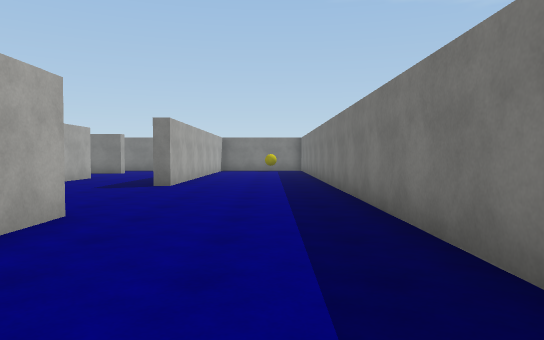
[1] (above)

24 first-person views from a walk through a scene from a Unity 3-D project. The camera is 1.3 m above the floor, tilts 2° down and sees 70° across. The floor is counted in squares, 2 m on a side. Each view is taken from the middle of a square. On the plan, view 1 faces up. The plan holds only what a view shows up to about 11 squares ahead; the rest is blank. The player is left out. Surface patterns are stand-ins for the level's own textures.

[2]
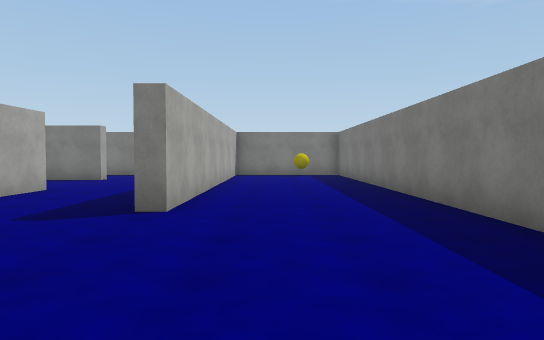

[3]
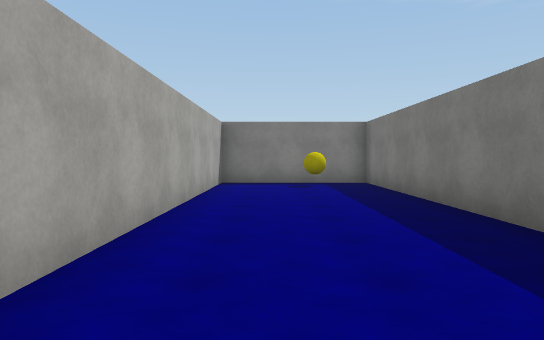

[4]
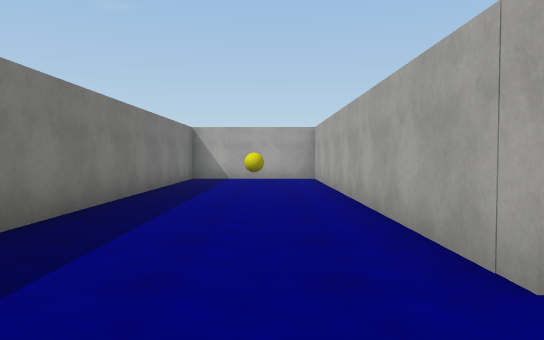

[5]
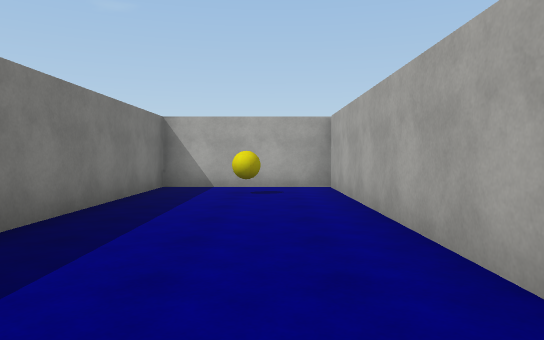

[6]
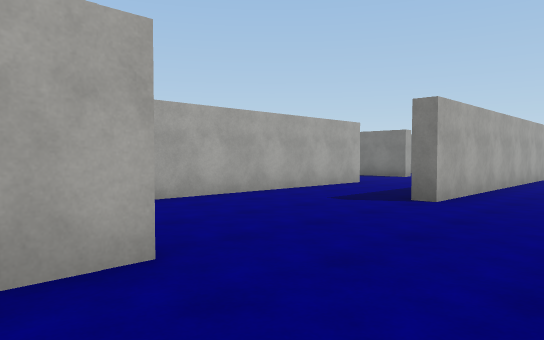

[7]
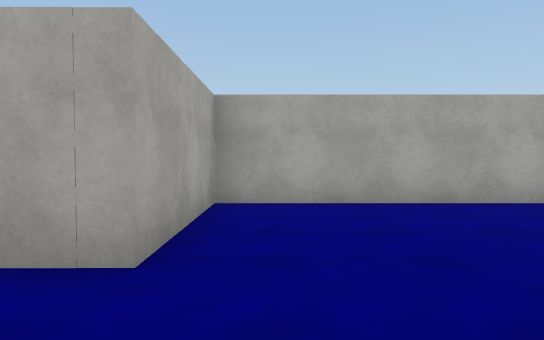

[8]
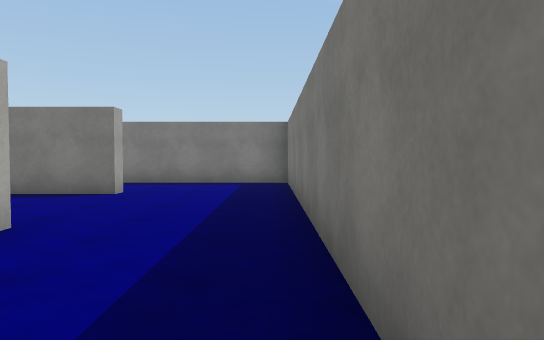

[9]
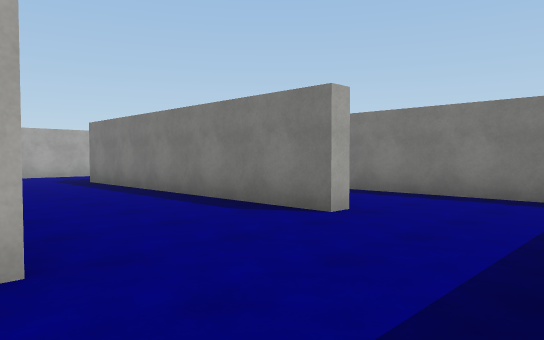

[10]
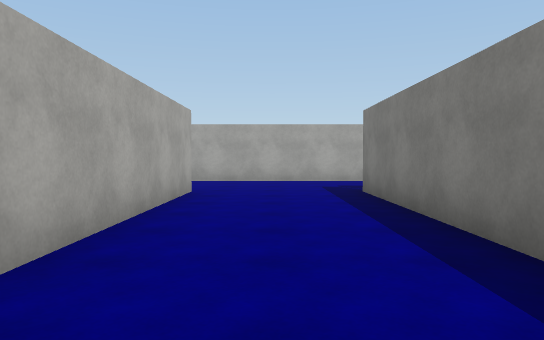

[11]
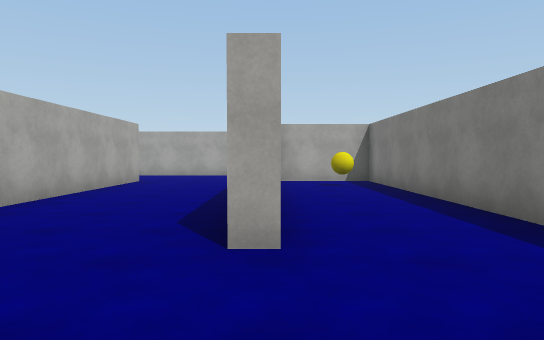

[12]
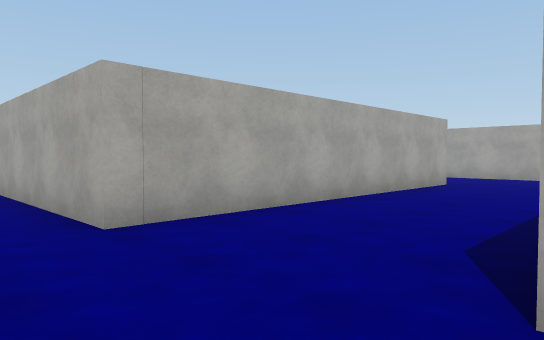

[13]
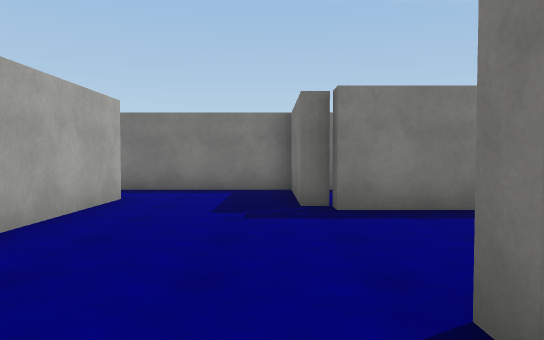

[14]
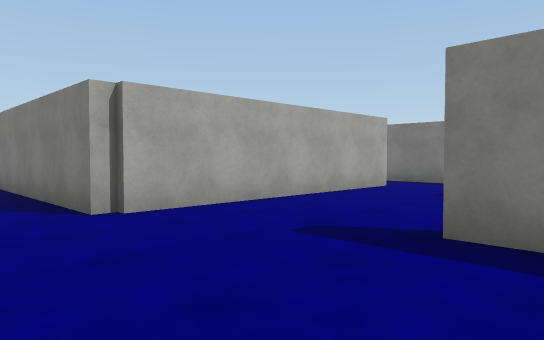

[15]
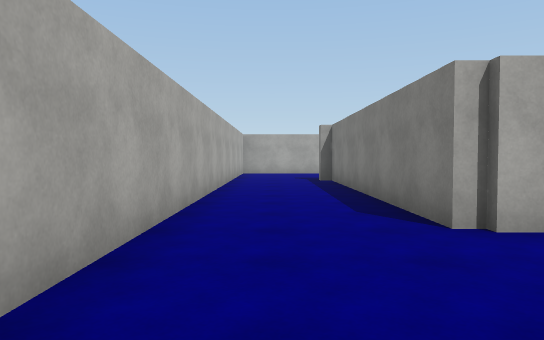

[16]
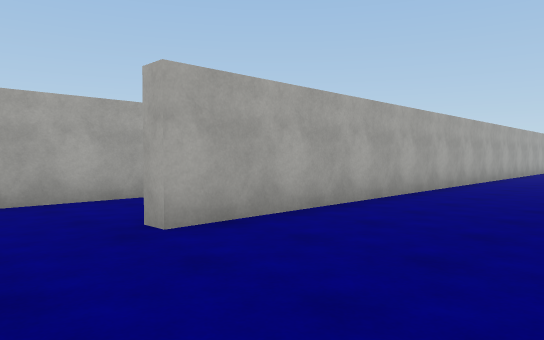

[17]
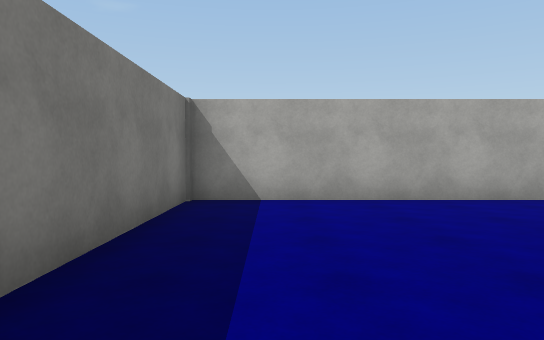

[18]
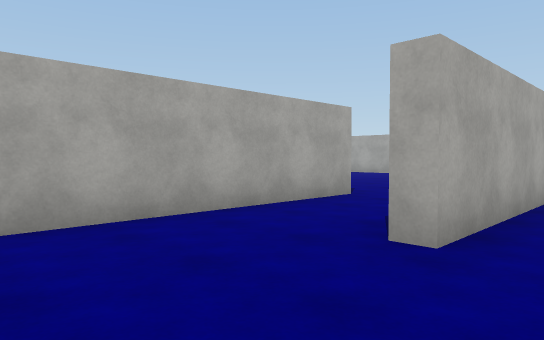

[19]
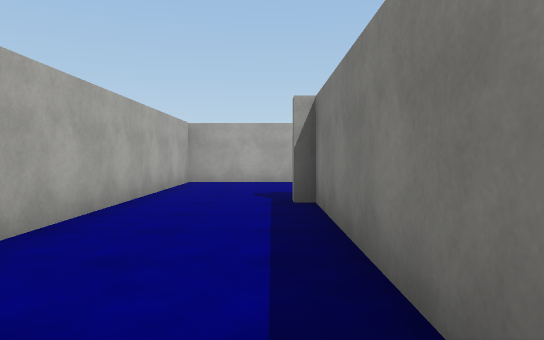

[20]
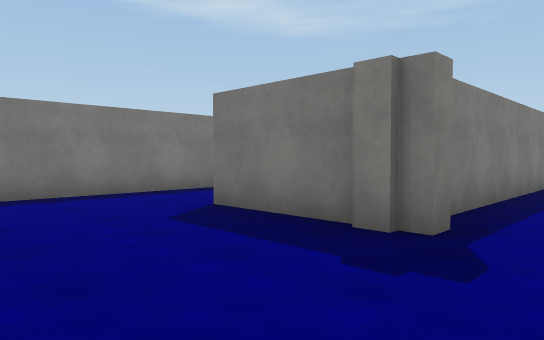

[21]
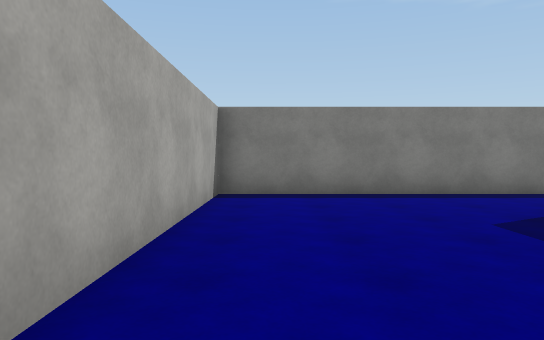

[22]
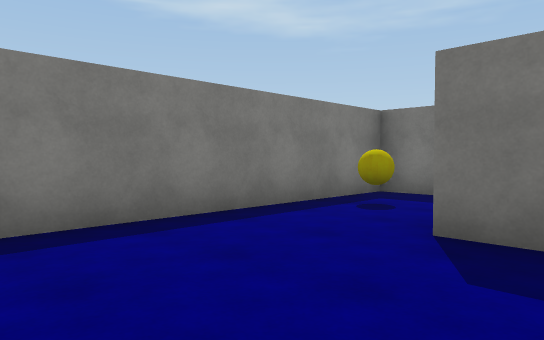

[23]
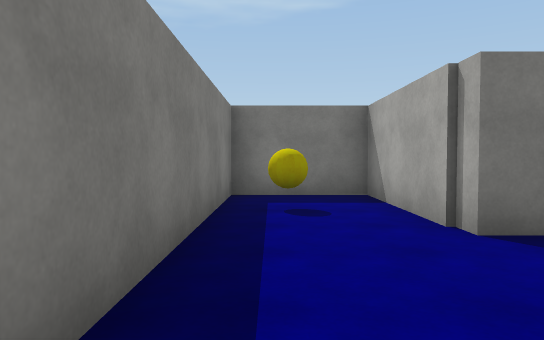

[24]
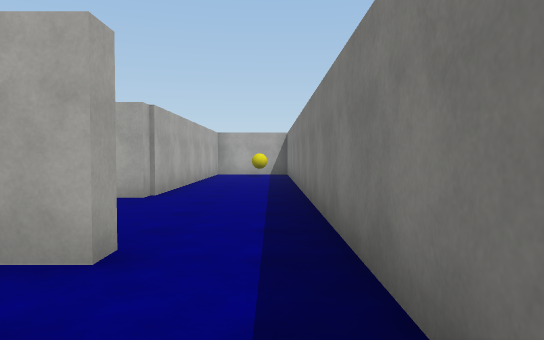

### Floor plan
Points are (right, up) in squares from view 1. A wall is a line through its corners. A room is listed if a view was taken in it or the views show most of it. See-through windows are left out.
Room 1 (views 1, 2, 3, 4, 5, 6, 7, 8, 9)
walls: (-5.4, 11.5) (-5.4, 4.2) (-2.2, 4.2) (-2.2, -5.3) (1.3, -5.3) (1.3, 17.6) (-2.2, 17.6) (-2.2, 8.5) (-2.6, 8.5) (-2.6, 12.4)
ways out: opening at (-3.5, 11.5) to room 2
objects: yellow ball (-1, -4); yellow ball (0, 17)
Room 2 (views 10, 11, 12)
walls: (-5.7, 15.1) (-5.7, 14.7) (-13.2, 14.7) (-13.2, 15.1) (-13.6, 15.1); (-13.2, 11.5) (-5.4, 11.5); (-2.6, 12.4) (-2.6, 17.6) (-13.2, 17.6) (-13.2, 15.1); (-16.3, 15.9) (-16.3, 11.5)
ways out: opening at (-3.5, 11.5) to room 1; opening at (-14.5, 11) to room 3; opening at (-14.5, 15) to room 5
objects: yellow ball (-12, 17)
Room 3 (views 13, 14, 15, 16, 17, 18, 19)
walls: (-12.5, 11.1) (-13.2, 11.1) (-13.2, 11.5); (-12.8, 4.2) (-5.7, 4.2) (-5.7, 8.2); (-16.3, 11.5) (-16.3, 9.6) (-23.5, 9.6); (-24.4, 6.9) (-9.7, 6.9) (-9.7, 6.5)
ways out: opening at (-14.5, 11) to room 2; opening at (-23.5, 8.5) to room 4; opening at (-13, 5.5)
Room 4 (views 20, 21, 22, 23)
walls: (-23.4, 9.3) (-23.8, 9.3) (-23.8, 12.4) (-20.5, 12.4) (-20.5, 14.7) (-27.9, 14.7) (-27.9, 6.9) (-24.4, 6.9)
ways out: opening at (-23.5, 8.5) to room 3
objects: yellow ball (-22, 14)
Room 5 (view 24)
walls: (-13.6, 15.1) (-13.6, 17.6) (-15.6, 17.6)
ways out: opening at (-14.5, 15) to room 2; opening at (-16, 16.5)

Positions as (right, up) in squares from view 1, and headings:
1: (0, 0), facing up
2: (-1, 4), facing up
3: (-1, 8), facing up
4: (-1, 6), facing down
5: (-1, 3), facing down
6: (0, 3), facing up-left
7: (0, 5), facing left
8: (-3, 8), facing up
9: (-3, 11), facing up-left
10: (-6, 13), facing left
11: (-3, 15), facing left
12: (-4, 15), facing down-left
13: (-14, 10), facing up
14: (-12, 8), facing up-left
15: (-13, 8), facing left
16: (-8, 10), facing down-left
17: (-7, 10), facing down
18: (-7, 8), facing down-left
19: (-18, 9), facing left
20: (-27, 8), facing up-right
21: (-27, 8), facing up
22: (-27, 11), facing up-right
23: (-27, 14), facing right
24: (-14, 17), facing left
